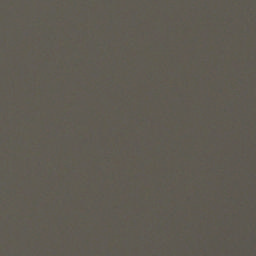
#> input picture Laboratorio 2/Practica/data/cloudy/train_10406.jpg, 256 x 256 px; its folder holds only this picture in this run
$ jupyter execute --allow-errors 'MISIS4825-M&V2023 - LAB2 - Práctica.ipynb'
#> lines starting #> are read from the running program, lines starting #| are printed output that depends on the picture
[](https://colab.research.google.com/github/ee-ortiz/ISIS-4825_202320_IMAGENES_Y_VISION/blob/main/Laboratorio%202/Practica/MISIS4825-M%26V2023%20-%20LAB2%20-%20Práctica.ipynb)

Práctica No. 2
==============

*Clasificación de imágenes satelitales con SVM y métodos ensembles*
--------------------------------------------------------------------

Objetivos
---------

-   Familiarizarse con el algoritmo de SVM.
-   Resolver un problema de clasificación de imágenes satelitales y evaluar métricas de desempeño.
-   Familiarizarse con técnicas de Ensemble y entender cómo su aplicación puede ayudar a mejorar las métricas de desempeño en la clasificación de imágenes satelitales.

Problema
--------

-   En esta ocasión, trabajaremos con el dataset "Satellite Image Classification". Este dataset cuenta con imágenes satelitales categorizadas en diferentes clases como desierto, área verde, agua y nublado. El tamaño de las imágenes es de 256x256 siendo estas RGB. El propósito es desarrollar un clasificador mediante el algoritmo SVM que pueda identificar correctamente cada uno de estos tipos de terrenos o fenómenos naturales.

Datos: [Satellite Image Classification](https://www.kaggle.com/datasets/mahmoudreda55/satellite-image-classification)

Para este ejercicio, utilizaremos las siguientes librerías.

[cell 1]
import os
import time

import numpy as np

import matplotlib.pyplot as plt

import cv2

from sklearn.metrics import accuracy_score # Cálculo de la precisión
from sklearn.decomposition import PCA # Análisis de componentes principales
from sklearn.metrics import confusion_matrix, ConfusionMatrixDisplay # Matriz de confusión
from sklearn.model_selection import train_test_split # División de datos en entrenamiento y prueba
from sklearn.model_selection import GridSearchCV # Búsqueda de hiperparámetros

from sklearn.preprocessing import StandardScaler # Estandarización de datos

from sklearn.metrics import classification_report, accuracy_score # Reporte de clasificación y precisión
from sklearn.svm import SVC # Máquina de soporte vectorial

#### 1. Carga y exploración de los datos

[cell 2]
def load_image(folder, width, height):
#> called with folder = 'data', width = 100, height = 100
    img, y = [], []

    for file in os.listdir(folder):
        path = os.path.join(folder, file)
        for i in os.listdir(path):
            # Read image using OpenCV
            image = cv2.imread(os.path.join(path, i), cv2.IMREAD_COLOR)
#> image is the input picture: shape (256, 256, 3); mean B, G, R 82.4, 91.2, 95.7
            # Pass image from BGR to RGB
            image = cv2.cvtColor(image, cv2.COLOR_BGR2RGB)
            # Resize image while preserving the number of channels
            image = cv2.resize(image, (width, height))
#> image: shape (100, 100, 3)
            img.append(image)
            y.append(file)

    return np.array(img), np.array(y)

[cell 3]
X, y = load_image('data', 100, 100)

x_train, x_test, y_train, y_test = train_test_split(X, y, test_size=0.2, random_state=42)

[cell 4]
# Tamaño de los datos
X.shape
#> Out = (2, 100, 100, 3)

[cell 5]
# Observar distribucón de clases
plt.hist(y_train)
plt.show()
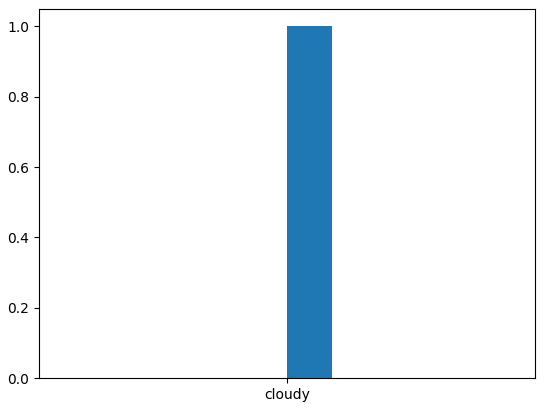
#> figure drawn by matplotlib, 1 panel; tallest bar 1 high, from x = 0 to 0.1

[cell 6]
# Observar las imágenes
plt.figure(figsize=(15,15))
for i in range(0, 9):
    plt.subplot(330 + 1 + i)
    rdn = np.random.randint(0, len(x_train))
    plt.imshow(x_train[rdn])
    plt.title(y_train[rdn])

[cell 7]
# Observar la distribución de los labels
unique_train, counts_train = np.unique(y_train, return_counts=True)
#> counts_train = [1]
unique_test, counts_test = np.unique(y_test, return_counts=True)
#> counts_test = [1]
print("Distribución de los labels de entrenamiento: ", dict(zip(unique_train, counts_train)))
#| Distribución de los labels de entrenamiento:  {'cloudy': 1}
print("Distribución de los labels de test: ", dict(zip(unique_test, counts_test)))
#| Distribución de los labels de test:  {'desert': 1}

#### 2. Preparación de los Datos

##### 2.1 Estandarizacion

Sabiendo que estamos trabajando con imágenes RGB podríamos hacer estandarización diviendo por 255 (el máximo valor que puede tomar un píxel en una imagen de 8 bits).

Sin embargo, en este caso haremos una aproximación con StandardScaler pues centra los datos en 0 y asegura varianza unitaria. Lo que en algoritmos sensibles a escala como SVM puede ser muy útil.

[cell 8]
# Convertir imágenes a vectores 1D
x_train_reshaped = x_train.reshape(x_train.shape[0], -1)
x_test_reshaped = x_test.reshape(x_test.shape[0], -1)

# Estandarizar las imágenes
scaler = StandardScaler().fit(x_train_reshaped)
x_train_standard = scaler.transform(x_train_reshaped)
x_test_standard = scaler.transform(x_test_reshaped)

##### 2.1 PCA (Principal Component Analysis)

Como vimos en la laboratorio anterior PCA puede ayudarnos a reducir el tiempo de entrenamiento y también puede mejorar el rendimiento del modelo al eliminar características redundantes o poco informativas

[cell 9]
# Dimensionalidad de los datos sin PCA
x_train_standard.shape
#> Out = (1, 30000)

[cell 10]
pca = PCA(0.95).fit(x_train_standard) # Conservar el 95% de la varianza

x_train_pca = pca.transform(x_train_standard)
#> x_train_pca = [0]
x_test_pca = pca.transform(x_test_standard)
#> x_test_pca = [95]

[cell 11]
# Numero de componentes principales
print(f"El número de componente principales que conservan el 95% de la varianza es: {pca.n_components_}")
#| El número de componente principales que conservan el 95% de la varianza es: 1

# Dimensionalidad de los datos con PCA
x_train_pca.shape
#> Out = (1, 1)
